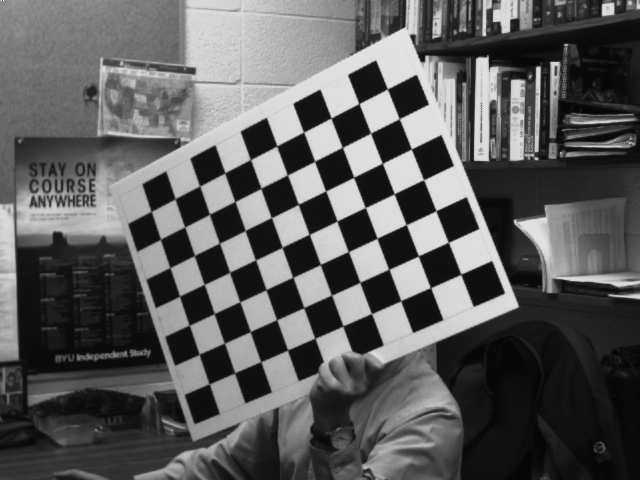
#> input picture Assignment_2/images/BMP/AR1.bmp, 640 x 480 px, given in place of Corridor Original.mp4, which was not available
$ python task_3.py
#> lines starting #> are read from the running program, lines starting #| are printed output that depends on the picture; after the words box and inside, x2 and y2 are one past the last pixel; in counts of white or black regions, pixels touching at a corner belong together; pictures that were not available may be replaced by others from this repository, and a replacement may not be noted
import numpy as np
import cv2

cap = cv2.VideoCapture('Downloads/Corridor Original.mp4')
frame_count = int(cap.get(cv2.CAP_PROP_FRAME_COUNT))
frame_number = 0

ret, frame = cap.read()
#> frame is the input picture: shape (480, 640, 3); min 5, max 255, mean 92
frame_gray = cv2.cvtColor(frame, cv2.COLOR_BGR2GRAY)
frame_points = cv2.goodFeaturesToTrack(frame_gray,
                                mask=None,
                                maxCorners=50,
                                qualityLevel=0.1,
                                minDistance=10,
                                blockSize=7)
#> frame_points = 50 rows, first 8: [411, 148], [387, 89], [331, 117], [394, 194], [424, 178], [436, 210], [376, 238], [400, 119]

while int(cap.get(cv2.CAP_PROP_POS_FRAMES)) < frame_count:
    ret, new_frame = cap.read()
    new_gray = cv2.cvtColor(new_frame, cv2.COLOR_BGR2GRAY)
    new_points = np.zeros_like(frame_points)

    for i, point in enumerate(frame_points):
        point = point[0]
        search_window = new_gray[int(point[1]):int(point[1]+50), int(point[0]):int(point[0]+50)]
        template_window = frame_gray[int(point[1]):int(point[1]+10), int(point[0]):int(point[0]+10)]
        resmat = cv2.matchTemplate(search_window, template_window, cv2.TM_CCOEFF_NORMED)
        min_val, max_val, min_loc, max_loc = cv2.minMaxLoc(resmat)
        point = [int(point[0])+max_loc[0],int(point[1])+max_loc[1]]
        new_points[i] = point
#> this loop made 50 passes
#> (point, min_val, min_loc) on passes 1 to 12: ([411, 148], -0.981, (12, 31)), ([387, 89], -0.998, (12, 30)), ([331, 117], -0.973, (12, 30)), ([394, 194], -0.996, (36, 2)), ([424, 178], -0.988, (12, 31)), ([436, 210], -0.98, (13, 32)), ([376, 238], -0.988, (12, 31)), ([400, 119], -0.997, (12, 30)), ([449, 241], -0.978, (12, 32)), ([418, 257], -0.997, (14, 36)), ([552, 64], -0.591, (18, 15)), ([369, 133], -0.994, (12, 30))
#> pass 1, `search_window = new_gray[int(point[1]):int(point[1]+50), int(point[0])..`:
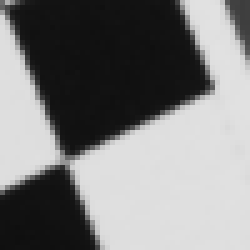
#> search_window: shape (50, 50) (shown 5 times larger); min 15, max 226, mean 126.5
#> pass 1, `resmat = cv2.matchTemplate(search_window, template_window, cv2.TM_CCOE..`:
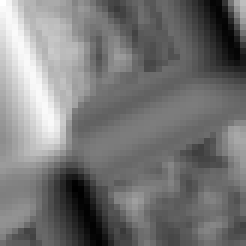
#> resmat: shape (41, 41) float32 (shown 6 times larger); min -0.981, max 1, mean -0.061; drawn with min black and max white
#> pass 2, `search_window = new_gray[int(point[1]):int(point[1]+50), int(point[0])..`:
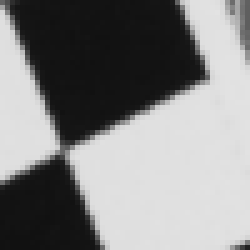
#> search_window: shape (50, 50) (shown 5 times larger); min 17, max 227, mean 132.6
#> pass 2, `resmat = cv2.matchTemplate(search_window, template_window, cv2.TM_CCOE..`:
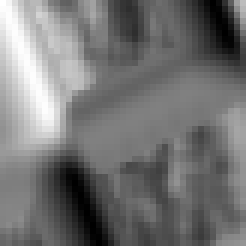
#> resmat: shape (41, 41) float32 (shown 6 times larger); min -0.998, max 1, mean -0.0864; drawn with min black and max white
#> after the loop:
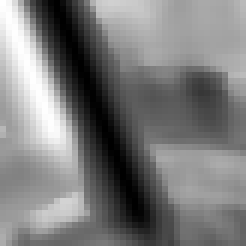
#> resmat: shape (41, 41) float32 (shown 6 times larger); min -0.999, max 1, mean -0.0273; drawn with min black and max white
#> after the loop:
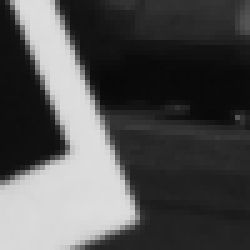
#> search_window: shape (50, 50) (shown 5 times larger); min 8, max 222, mean 80.4
#> after the loop, new_points has the same summary as frame_points

    frame_points = np.int32(frame_points)
#> frame_points = contour of 50 points, box (x1, y1, x2, y2) (260, 19, 553, 328), area 28688
    new_points = np.int32(new_points)
#> new_points has the same summary as frame_points
#> (the run stopped early here; a loop or call above may not have finished)

$ run again, on Assignment_2/images/BMP/AR10.bmp
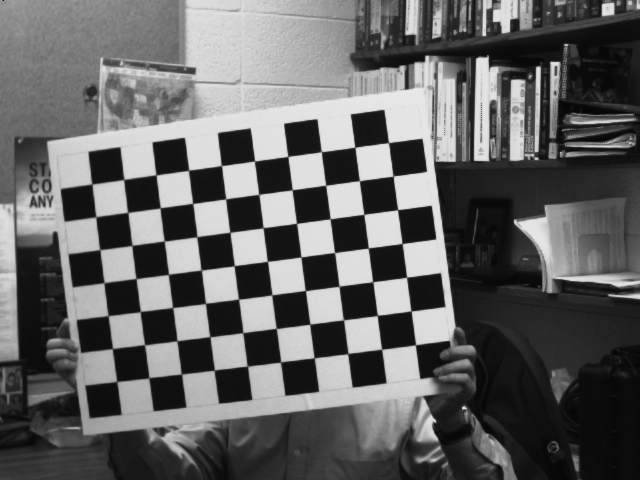
#> input picture Assignment_2/images/BMP/AR10.bmp, 640 x 480 px, given in place of Corridor Original.mp4, which was not available
#> frame is the input picture: shape (480, 640, 3); min 6, max 236, mean 99.6
#> `frame_points = cv2.goodFeaturesToTrack(frame_gray, mask=None, maxCorne..`: frame_points = 50 rows, first 8: [324, 154], [328, 187], [395, 174], [361, 212], [358, 183], [552, 64], [328, 217], [414, 313]
#> the loop `for i, point in enumerate(frame_points):` made 50 passes
#> (point, min_val, min_loc) on passes 1 to 8: ([324, 154], -0.824, (1, 32)), ([328, 187], -0.981, (35, 14)), ([395, 174], -0.998, (17, 32)), ([361, 212], -0.969, (4, 34)), ([358, 183], -1, (36, 12)), ([552, 64], -0.583, (18, 15)), ([328, 217], -0.963, (5, 34)), ([414, 313], -0.878, (3, 37))
#> pass 1, `resmat = cv2.matchTemplate(search_window, template_window, cv2.TM_CCOE..`:
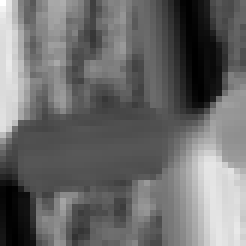
#> resmat: shape (41, 41) float32 (shown 6 times larger); min -0.824, max 1, mean -0.0559; drawn with min black and max white
#> after the loop `for i, point in enumerate(frame_points):`:
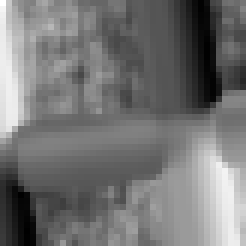
#> resmat: shape (41, 41) float32 (shown 6 times larger); min -0.89, max 1, mean -0.0273; drawn with min black and max white
#> after the loop `for i, point in enumerate(frame_points):`: new_points has the same summary as frame_points
#> `frame_points = np.int32(frame_points)`: frame_points = contour of 50 points, box (x1, y1, x2, y2) (186, 57, 553, 352), area 14388
#> `new_points = np.int32(new_points)`: new_points has the same summary as frame_points

$ run again, on Assignment_2/images/BMP/AR12.bmp
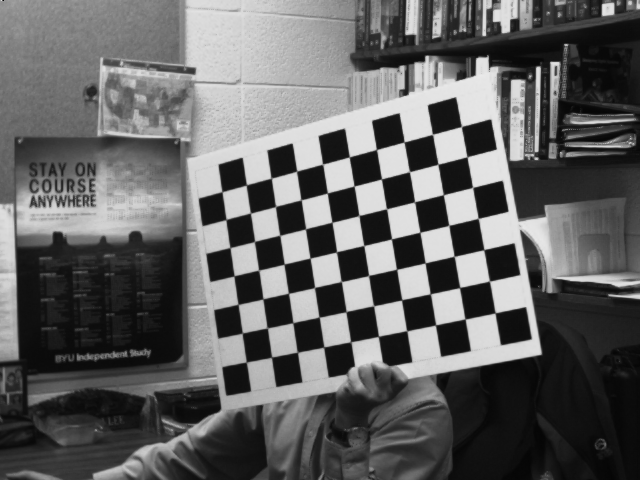
#> input picture Assignment_2/images/BMP/AR12.bmp, 640 x 480 px, given in place of Corridor Original.mp4, which was not available
#> frame is the input picture: shape (480, 640, 3); min 4, max 234, mean 97.5
#> `frame_points = cv2.goodFeaturesToTrack(frame_gray, mask=None, maxCorne..`: frame_points = 50 rows, first 8: [406, 141], [380, 181], [434, 132], [440, 165], [552, 64], [391, 241], [408, 173], [416, 200]
#> the loop `for i, point in enumerate(frame_points):` made 50 passes
#> (point, min_val, min_loc) on passes 1 to 8: ([406, 141], -0.967, (6, 30)), ([380, 181], -1, (6, 35)), ([434, 132], -0.996, (6, 30)), ([440, 165], -0.983, (6, 38)), ([552, 64], -0.589, (18, 15)), ([391, 241], -1, (30, 2)), ([408, 173], -0.999, (30, 1)), ([416, 200], -0.973, (16, 28))
#> after the loop `for i, point in enumerate(frame_points):`:
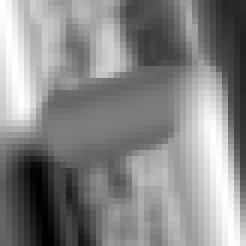
#> resmat: shape (41, 41) float32 (shown 6 times larger); min -0.999, max 1, mean 0.0582; drawn with min black and max white
#> after the loop `for i, point in enumerate(frame_points):`:
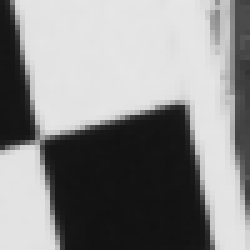
#> search_window: shape (50, 50) (shown 5 times larger); min 17, max 230, mean 139.6
#> after the loop `for i, point in enumerate(frame_points):`: new_points has the same summary as frame_points
#> `frame_points = np.int32(frame_points)`: frame_points = contour of 50 points, box (x1, y1, x2, y2) (240, 57, 553, 328), area 16250
#> `new_points = np.int32(new_points)`: new_points has the same summary as frame_points
